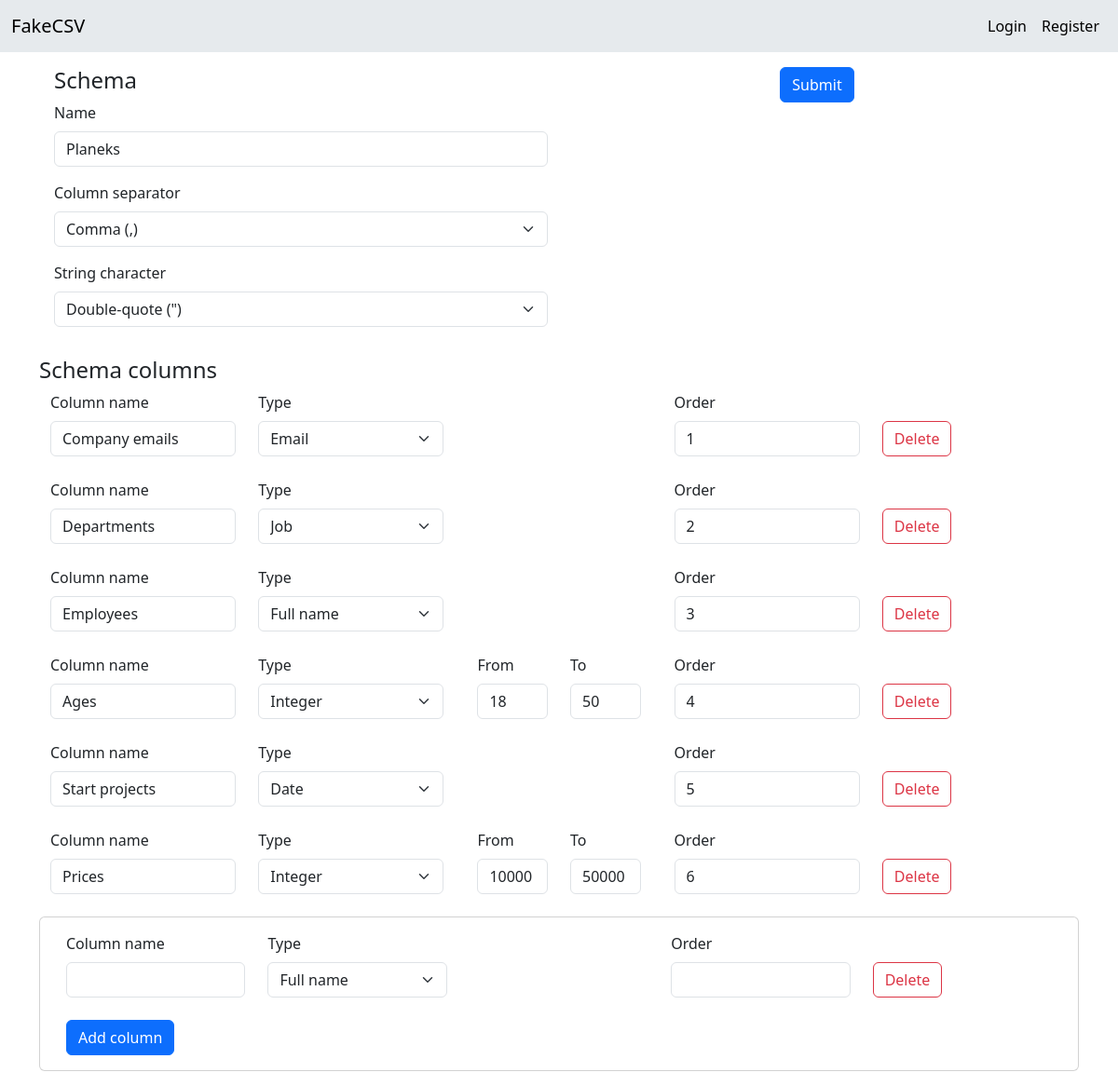
The page /edit-schema/Planeks/ on the database as committed earlier.
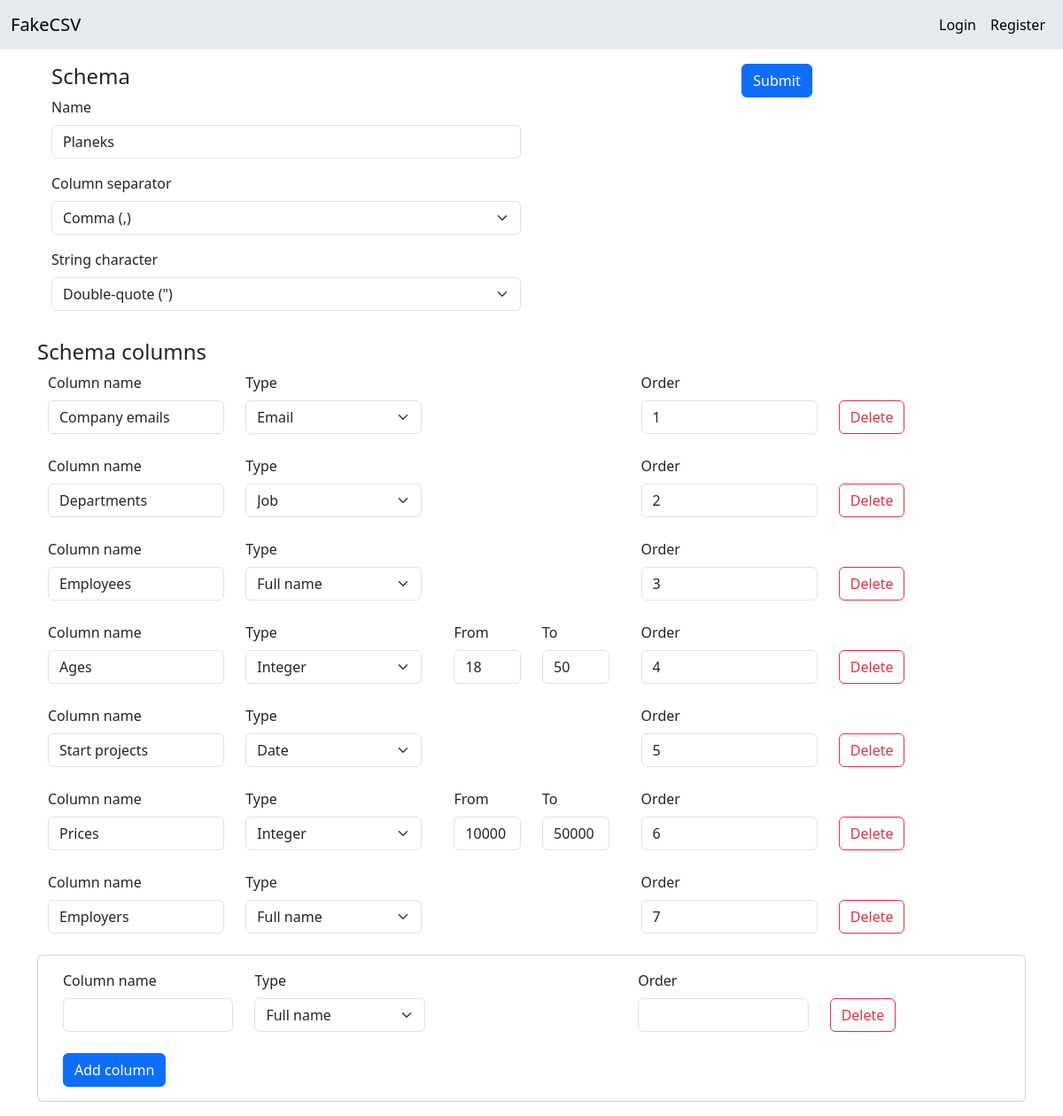
The same page on the database as committed later.
### CSV_converter/models.py (models this page shows, shortened)
class Column(models.Model):
    name = models.CharField(max_length=255)
    type = models.CharField(
        max_length=255,
        choices=TYPE_CHOICES
    )
    order = models.CharField(max_length=255)
    schema = models.ForeignKey(
        Schema,
        on_delete=models.CASCADE
    )

class IntegerColumn(Column):
    range_low = models.IntegerField(blank=True, null=True, default=0)
    range_high = models.IntegerField(blank=True, null=True, default=100)

### CSV_converter/views.py (the view, shortened to what this page needs)
# urls.py: path('edit-schema/<str:name>/', views.EditSchemaView.as_view(), name="edit_schema"),
class EditSchemaView(View):
    template_name = "edit_schema.html"
    def get(self, *args, **kwargs):
        name = kwargs.get('name')
        schema = get_object_or_404(Schema, schema_name=name)
        columns = schema.column_set.all().order_by('order')
        options = ['Full name', 'Job', 'Email', 'Integer', 'Date']
        schema_dict = {"schema": schema, "columns": columns, 'options': options}
        return render(self.request, self.template_name, schema_dict)

### CSV_converter/templates/edit_schema.html (shortened to what the changed rows need)
{% extends 'base.html' %}
{% load static %}
{% block css %}
<link rel="preload" as="style" href="{% static 'css/delete_btn.css' %}" onload="this.rel = 'stylesheet'"/>
<link rel="preload" as="style" href="{% static 'css/integer.css' %}" onload="this.rel = 'stylesheet'"/>
{% endblock %}
{% block content %}
  <form method="post">
    <div id="columns-container">
      {% for column in columns %}
        <div class="card-body">
          <div class="container text-left">
            <div class="row">
              <div class="col">
                <label for="column_name{{ forloop.counter }}" class="form-label">Column name</label>
                <input type="text" id="column_name{{ forloop.counter }}" name="column_name" class="form-control" value="{{ column.name }}">
              </div>
              <div class="col">
                <label for="type" class="form-label">Type</label>
                <select class="form-select" name="type" id="type">
                  {% for option in options %}
                    <option value="{{ forloop.counter }}" {% if column.type|add:0 == forloop.counter %}selected{% endif %}>{{ option }}</option>
                  {% endfor %}
                </select>
              </div>
              <div class="col">
                <div id="integerFields{{ forloop.counter }}" class="integer-fields">
                  <div class="container text-left">
                    <div class="row">
                      <div class="col">
                          <label for="from{{ forloop.counter }}" class="form-label">From</label>
                          {% if column.type == "4" %}
                            <input id="from{{ forloop.counter }}" name="from[]" type="text" class="form-control" value="{{ column.integercolumn.range_low }}">
                          {% else %}
                            <input id="from{{ forloop.counter }}" name="from[]" type="text" class="form-control">
                          {% endif %}
                      </div>
                      <div class="col">
                          <label for="to{{ forloop.counter }}" class="form-label">To</label>
                          {% if column.type == "4" %}
                            <input id="to{{ forloop.counter }}" name="to[]" type="text" class="form-control" value="{{ column.integercolumn.range_high }}">
                          {% else %}
                            <input id="to{{ forloop.counter }}" name="to[]" type="text" class="form-control">
                          {% endif %}
                      </div>
                    </div>
                  </div>
                </div>
              </div>
              <div class="col">
                <label for="order{{ forloop.counter }}" class="form-label">Order</label>
                <input id="order{{ forloop.counter }}" type="text" class="form-control" name="order" value="{{ column.order }}">
              </div>
              <div class="col">
                <button type="button" class="btn btn-outline-danger special">Delete</button>
              </div>
            </div>
          </div>
          <br>
        </div>
      {% endfor %}
    </div>
  </form>
{% endblock %}

Rows that differ between the two databases and show on the page:
added Column: column_name "Employers", type "Full name", order "7"
